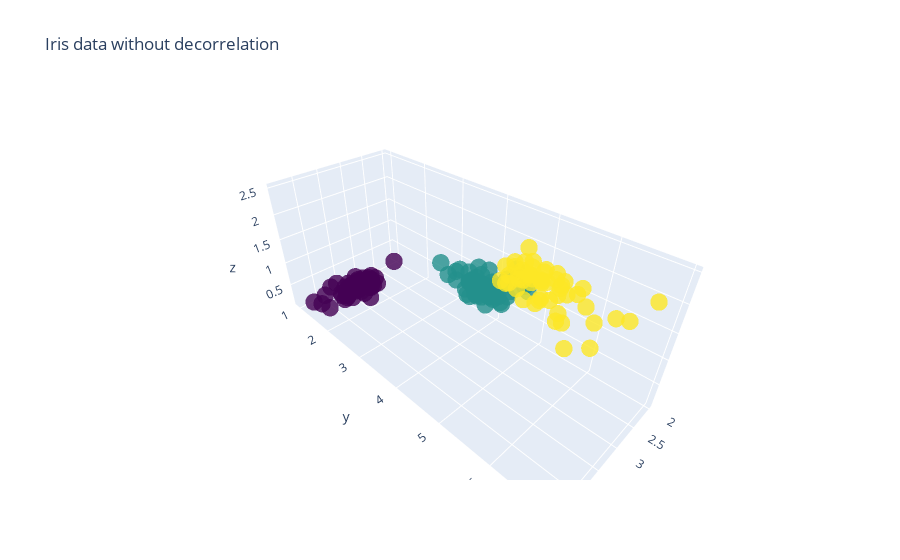

Notebook code cell kept with this figure:
### Markdown cell above
__instrisic dimension__: tedade feature haye morede niaz baraye takhmine dataset hast, behemon mige behtarin featurei ke mitonim azash estefade konim kodooma hastan va tavasote PCA mohasebe mishe

### Code cell
import plotly.graph_objects as go
data = iris.data[:, [1, 2, 3]]
fig = go.Figure(data=[go.Scatter3d(x=data[:,0], y=data[:,1], z=data[:,2],
                                   mode='markers', marker=dict(size=6, color=iris.target, colorscale='Viridis', 
                                                               opacity=0.8))])
fig.update_layout(title="Iris data without decorrelation")
fig.show()

### Figure 1 — Plotly figure (JSON) as saved in the notebook; plotly's stock layout.template omitted (floating-point values rounded to 4 significant figures; data arrays with more than 128 entries replaced by an {"elided": "..."} marker saying what was removed)
{"data": [{"marker": {"color": {"elided": "150 int values"}, "colorscale": [[0, "#440154"], [0.1111, "#482878"], [0.2222, "#3e4989"], [0.3333, "#31688e"], [0.4444, "#26828e"], [0.5556, "#1f9e89"], [0.6667, "#35b779"], [0.7778, "#6ece58"], [0.8889, "#b5de2b"], [1, "#fde725"]], "opacity": 0.8, "size": 6}, "mode": "markers", "type": "scatter3d", "x": {"elided": "150 float values"}, "y": {"elided": "150 float values"}, "z": {"elided": "150 float values"}}], "layout": {"title": {"text": "Iris data without decorrelation"}}}
